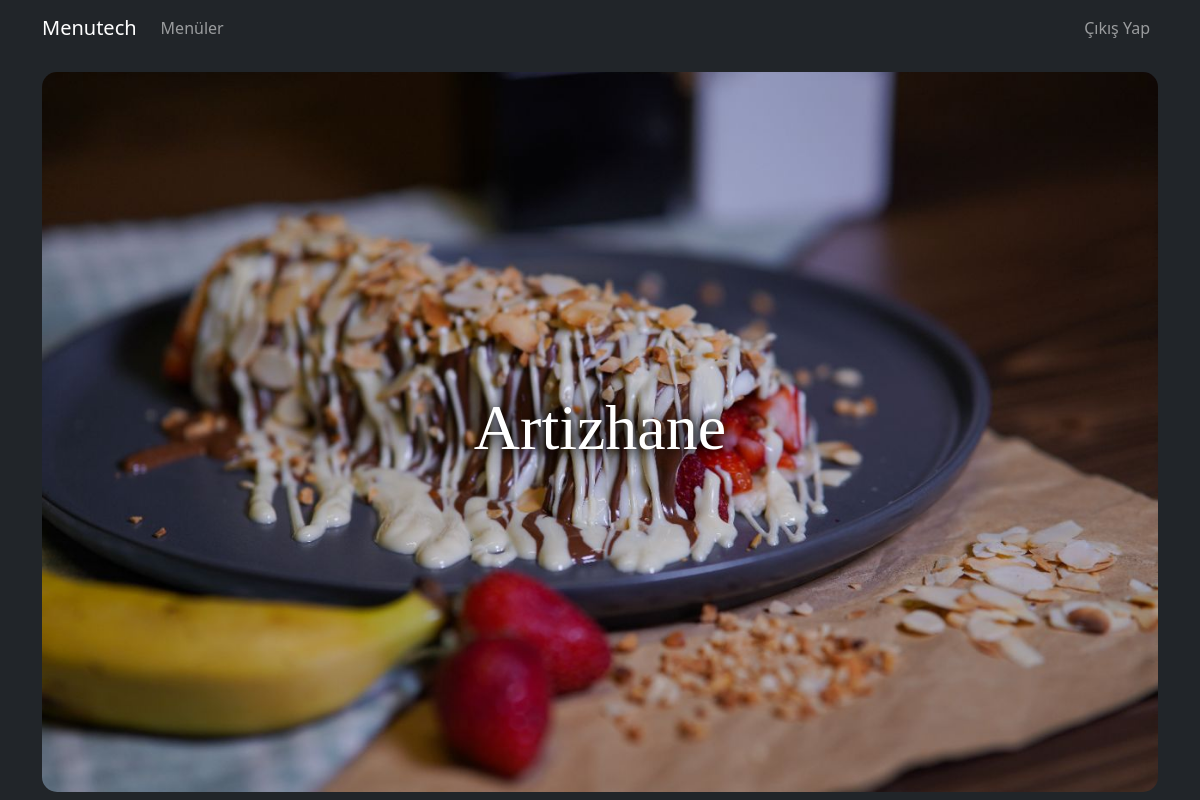
The app's page /menu/ (signed in) with its own data.
### menu/models.py (models this page shows, shortened)
class Menu(models.Model):
    name = models.CharField(max_length=200, unique=True)
    image = models.ImageField(upload_to="menus")
    background_image = models.ImageField(upload_to="menus_backgrounds", default=("menus_backgrounds/default.jpg"))
    slug = models.SlugField(null=False ,unique=True, db_index=True, editable=False)
    user = models.ForeignKey(User, on_delete=models.CASCADE)

### menu/views.py (the view)
# urls.py: path("", views.menu_list, name="menu"),
def menu_list(request):
    if not request.user.is_authenticated:
        return redirect("login")
    menu_list = Menu.objects.filter(user = request.user)
    data = {
        "menu_list": menu_list
    }
    return render(request, "menu/menu_list.html", data)

### menu/templates/menu/menu_list.html (shortened to what this page needs)
{% extends 'base.html' %}
 {% load static %}
{% block css_files %}
    <link rel="stylesheet" href="{% static 'menu/css/menu.css' %}"/>
{% endblock css_files %}
{% block content %}
    {% for menu in menu_list  %}
        <div class = "container mb-3 mt-3">
            <div class "row">
                <a href="{% url 'menu_details' menu.slug %}" class = "menu-text-link">
                    <div class="col-12 menu-list-image" style="background-image: url({{ menu.image.url }})">
                            <h2 class="text-center menu-text display-3" style="color:white;">{{menu.name|title}}</h2>
                    </div>
                </a>
            </div>
        </div>
    {% endfor %}
{% endblock %}

### static/css/style.css (style rules this page uses)
html, body { margin: 0; height: 100%; }

### menu/static/menu/css/menu.css (style rules this page uses)
.menu-list-image { min-height: 90vh; background-position: 50%; background-repeat: no-repeat; background-size: cover; display: flex; flex-direction: column; justify-content: center; border-radius: 15px; }
.menu-text-link { color: inherit; cursor: pointer; text-decoration: none; }
.menu-text { font-family: "Times New Roman", Times, serif; text-shadow: 1px 1px 13px rgba(0,0,0,.9),1px 1px 20px rgba(0,0,0,.8); color: white }

### records on screen
Menu: image (picture), name "Artizhane"
